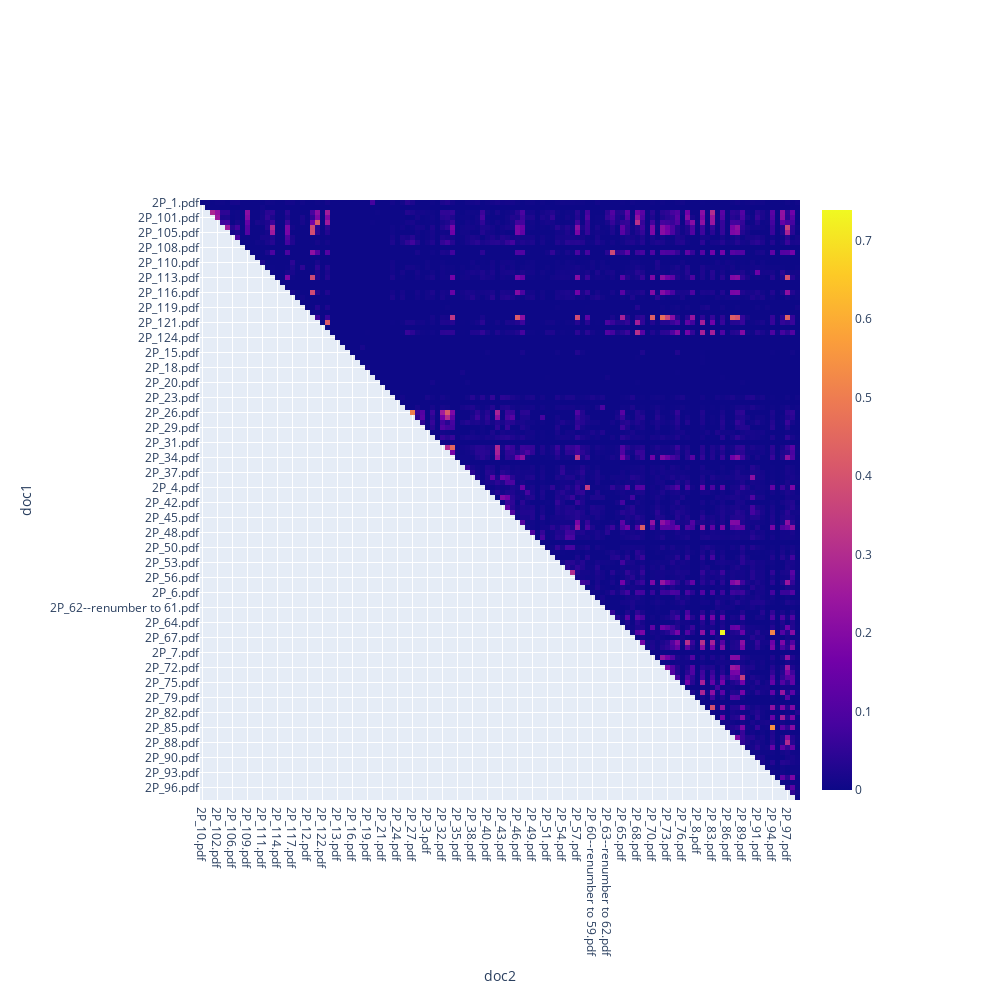

Write notebook code for a chart like this one.
### Code cell
import plotly.express as px

resultMatrix = result.pivot(index='doc1',columns='doc2',values='cosine')
fig = px.imshow(resultMatrix)
fig.update_layout(margin = dict(t=200,r=200,b=200,l=200),
    showlegend = False,
    width = 1000, height = 1000,
    autosize = False )
# fig.update_traces(coloraxis=[, selector=dict(type='heatmap'))

fig.show()

### Figure 1 — Plotly figure (JSON) as saved in the notebook; plotly's stock layout.template omitted (floating-point values rounded to 4 significant figures; data arrays with more than 128 entries replaced by an {"elided": "..."} marker saying what was removed)
{"data": [{"coloraxis": "coloraxis", "hovertemplate": "doc2: %{x}<br>doc1: %{y}<br>color: %{z}<extra></extra>", "name": "0", "type": "heatmap", "x": ["2P_10.pdf", "2P_100.pdf", "2P_101.pdf", "2P_102.pdf", "2P_104.pdf", "2P_105.pdf", "2P_106.pdf", "2P_107.pdf", "2P_108.pdf", "2P_109.pdf", "2P_11.pdf", "2P_110.pdf", "2P_111.pdf", "2P_112.pdf", "2P_113.pdf", "2P_114.pdf", "2P_115.pdf", "2P_116.pdf", "2P_117.pdf", "2P_118.pdf", "2P_119.pdf", "2P_12.pdf", "2P_120.pdf", "2P_121.pdf", "2P_122.pdf", "2P_123.pdf", "2P_124.pdf", "2P_13.pdf", "2P_14.pdf", "2P_15.pdf", "2P_16.pdf", "2P_17.pdf", "2P_18.pdf", "2P_19.pdf", "2P_2.pdf", "2P_20.pdf", "2P_21.pdf", "2P_22.pdf", "2P_23.pdf", "2P_24.pdf", "2P_25.pdf", "2P_26.pdf", "2P_27.pdf", "2P_28.pdf", "2P_29.pdf", "2P_3.pdf", "2P_30.pdf", "2P_31.pdf", "2P_32.pdf", "2P_33.pdf", "2P_34.pdf", "2P_35.pdf", "2P_36.pdf", "2P_37.pdf", "2P_38.pdf", "2P_39.pdf", "2P_4.pdf", "2P_40.pdf", "2P_41.pdf", "2P_42.pdf", "2P_43.pdf", "2P_44.pdf", "2P_45.pdf", "2P_46.pdf", "2P_47.pdf", "2P_48.pdf", "2P_49.pdf", "2P_5.pdf", "2P_50.pdf", "2P_51.pdf", "2P_52.pdf", "2P_53.pdf", "2P_54.pdf", "2P_55.pdf", "2P_56.pdf", "2P_57.pdf", "2P_59--renumber to 58.pdf", "2P_6.pdf", "2P_60--renumber to 59.pdf", "2P_61--renumber to 60.pdf", "2P_62--renumber to 61.pdf", "2P_63--renumber to 62.pdf", "2P_63b--renumber to 63.pdf", "2P_64.pdf", "2P_65.pdf", "2P_66.pdf", "2P_67.pdf", "2P_68.pdf", "2P_69.pdf", "2P_7.pdf", "2P_70.pdf", "2P_71.pdf", "2P_72.pdf", "2P_73.pdf", "2P_74.pdf", "2P_75.pdf", "2P_76.pdf", "2P_78.pdf", "2P_79.pdf", "2P_8.pdf", "2P_80.pdf", "2P_82.pdf", "2P_83.pdf", "2P_84.pdf", "2P_85.pdf", "2P_86.pdf", "2P_87.pdf", "2P_88.pdf", "2P_89.pdf", "2P_9.pdf", "2P_90.pdf", "2P_91.pdf", "2P_92.pdf", "2P_93.pdf", "2P_94.pdf", "2P_95.pdf", "2P_96.pdf", "2P_97.pdf", "2P_98.pdf", "2P_99.pdf"], "xaxis": "x", "y": ["2P_1.pdf", "2P_10.pdf", "2P_100.pdf", "2P_101.pdf", "2P_102.pdf", "2P_104.pdf", "2P_105.pdf", "2P_106.pdf", "2P_107.pdf", "2P_108.pdf", "2P_109.pdf", "2P_11.pdf", "2P_110.pdf", "2P_111.pdf", "2P_112.pdf", "2P_113.pdf", "2P_114.pdf", "2P_115.pdf", "2P_116.pdf", "2P_117.pdf", "2P_118.pdf", "2P_119.pdf", "2P_12.pdf", "2P_120.pdf", "2P_121.pdf", "2P_122.pdf", "2P_123.pdf", "2P_124.pdf", "2P_13.pdf", "2P_14.pdf", "2P_15.pdf", "2P_16.pdf", "2P_17.pdf", "2P_18.pdf", "2P_19.pdf", "2P_2.pdf", "2P_20.pdf", "2P_21.pdf", "2P_22.pdf", "2P_23.pdf", "2P_24.pdf", "2P_25.pdf", "2P_26.pdf", "2P_27.pdf", "2P_28.pdf", "2P_29.pdf", "2P_3.pdf", "2P_30.pdf", "2P_31.pdf", "2P_32.pdf", "2P_33.pdf", "2P_34.pdf", "2P_35.pdf", "2P_36.pdf", "2P_37.pdf", "2P_38.pdf", "2P_39.pdf", "2P_4.pdf", "2P_40.pdf", "2P_41.pdf", "2P_42.pdf", "2P_43.pdf", "2P_44.pdf", "2P_45.pdf", "2P_46.pdf", "2P_47.pdf", "2P_48.pdf", "2P_49.pdf", "2P_5.pdf", "2P_50.pdf", "2P_51.pdf", "2P_52.pdf", "2P_53.pdf", "2P_54.pdf", "2P_55.pdf", "2P_56.pdf", "2P_57.pdf", "2P_59--renumber to 58.pdf", "2P_6.pdf", "2P_60--renumber to 59.pdf", "2P_61--renumber to 60.pdf", "2P_62--renumber to 61.pdf", "2P_63--renumber to 62.pdf", "2P_63b--renumber to 63.pdf", "2P_64.pdf", "2P_65.pdf", "2P_66.pdf", "2P_67.pdf", "2P_68.pdf", "2P_69.pdf", "2P_7.pdf", "2P_70.pdf", "2P_71.pdf", "2P_72.pdf", "2P_73.pdf", "2P_74.pdf", "2P_75.pdf", "2P_76.pdf", "2P_78.pdf", "2P_79.pdf", "2P_8.pdf", "2P_80.pdf", "2P_82.pdf", "2P_83.pdf", "2P_84.pdf", "2P_85.pdf", "2P_86.pdf", "2P_87.pdf", "2P_88.pdf", "2P_89.pdf", "2P_9.pdf", "2P_90.pdf", "2P_91.pdf", "2P_92.pdf", "2P_93.pdf", "2P_94.pdf", "2P_95.pdf", "2P_96.pdf", "2P_97.pdf", "2P_98.pdf"], "yaxis": "y", "z": {"elided": "120x120 float values"}}], "layout": {"autosize": false, "coloraxis": {"colorscale": [[0, "#0d0887"], [0.1111, "#46039f"], [0.2222, "#7201a8"], [0.3333, "#9c179e"], [0.4444, "#bd3786"], [0.5556, "#d8576b"], [0.6667, "#ed7953"], [0.7778, "#fb9f3a"], [0.8889, "#fdca26"], [1, "#f0f921"]]}, "height": 1000, "margin": {"b": 200, "l": 200, "r": 200, "t": 200}, "showlegend": false, "width": 1000, "xaxis": {"anchor": "y", "constrain": "domain", "domain": [0, 1], "scaleanchor": "y", "title": {"text": "doc2"}}, "yaxis": {"anchor": "x", "autorange": "reversed", "constrain": "domain", "domain": [0, 1], "title": {"text": "doc1"}}}}
